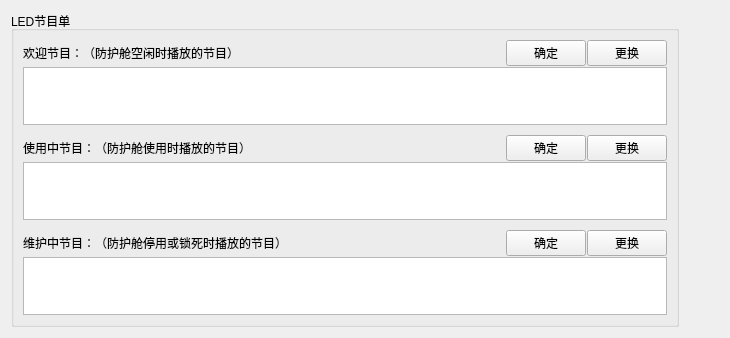
        <widget class="QWidget" name="tabLedPara">
         <attribute name="title">
          <string>LED参数</string>
         </attribute>
         <layout class="QGridLayout" name="gridLayout_16">
          <item row="0" column="0">
           <widget class="QGroupBox" name="groupBox_2">
            <property name="title">
             <string>LED节目单</string>
            </property>
            <layout class="QGridLayout" name="gridLayout_17">
             <item row="0" column="0">
              <layout class="QVBoxLayout" name="verticalLayout_36">
               <property name="spacing">
                <number>10</number>
               </property>
               <item>
                <layout class="QVBoxLayout" name="verticalLayout_33">
                 <property name="spacing">
                  <number>1</number>
                 </property>
                 <item>
                  <layout class="QHBoxLayout" name="horizontalLayout_32">
                   <item>
                    <widget class="QLabel" name="label_31">
                     <property name="text">
                      <string>欢迎节目：（防护舱空闲时播放的节目）</string>
                     </property>
                    </widget>
                   </item>
                   <item>
                    <spacer name="horizontalSpacer_34">
                     <property name="orientation">
                      <enum>Qt::Horizontal</enum>
                     </property>
                     <property name="sizeHint" stdset="0">
                      <size>
                       <width>188</width>
                       <height>20</height>
                      </size>
                     </property>
                    </spacer>
                   </item>
                   <item>
                    <widget class="QPushButton" name="btnLed0Ok">
                     <property name="text">
                      <string>确定</string>
                     </property>
                    </widget>
                   </item>
                   <item>
                    <widget class="QPushButton" name="btnChange0">
                     <property name="text">
                      <string>更换</string>
                     </property>
                    </widget>
                   </item>
                  </layout>
                 </item>
                 <item>
                  <widget class="QTextEdit" name="txtBrowse0">
                   <property name="maximumSize">
                    <size>
                     <width>16777215</width>
                     <height>58</height>
                    </size>
                   </property>
                   <property name="readOnly">
                    <bool>true</bool>
                   </property>
                   <property name="html">
                    <string>&lt;!DOCTYPE HTML PUBLIC &quot;-//W3C//DTD HTML 4.0//EN&quot; &quot;http://www.w3.org/TR/REC-html40/strict.dtd&quot;&gt;
&lt;html&gt;&lt;head&gt;&lt;meta name=&quot;qrichtext&quot; content=&quot;1&quot; /&gt;&lt;style type=&quot;text/css&quot;&gt;
p, li { white-space: pre-wrap; }
&lt;/style&gt;&lt;/head&gt;&lt;body style=&quot; font-family:'微软雅黑'; font-size:10pt; font-weight:400; font-style:normal;&quot;&gt;
&lt;p style=&quot;-qt-paragraph-type:empty; margin-top:0px; margin-bottom:0px; margin-left:0px; margin-right:0px; -qt-block-indent:0; text-indent:0px; font-family:'SimSun'; font-size:9pt;&quot;&gt;&lt;br /&gt;&lt;/p&gt;&lt;/body&gt;&lt;/html&gt;</string>
                   </property>
                  </widget>
                 </item>
                </layout>
               </item>
               <item>
                <layout class="QVBoxLayout" name="verticalLayout_34">
                 <property name="spacing">
                  <number>1</number>
                 </property>
                 <item>
                  <layout class="QHBoxLayout" name="horizontalLayout_33">
                   <item>
                    <widget class="QLabel" name="label_32">
                     <property name="text">
                      <string>使用中节目：（防护舱使用时播放的节目）</string>
                     </property>
                    </widget>
                   </item>
                   <item>
                    <spacer name="horizontalSpacer_35">
                     <property name="orientation">
                      <enum>Qt::Horizontal</enum>
                     </property>
                     <property name="sizeHint" stdset="0">
                      <size>
                       <width>188</width>
                       <height>20</height>
                      </size>
                     </property>
                    </spacer>
                   </item>
                   <item>
                    <widget class="QPushButton" name="btnLed1Ok">
                     <property name="text">
                      <string>确定</string>
                     </property>
                    </widget>
                   </item>
                   <item>
                    <widget class="QPushButton" name="btnChange1">
                     <property name="text">
                      <string>更换</string>
                     </property>
                    </widget>
                   </item>
                  </layout>
                 </item>
                 <item>
                  <widget class="QTextBrowser" name="txtBrowse1">
                   <property name="minimumSize">
                    <size>
                     <width>644</width>
                     <height>0</height>
                    </size>
                   </property>
                   <property name="maximumSize">
                    <size>
                     <width>16777215</width>
                     <height>58</height>
                    </size>
                   </property>
                   <property name="html">
                    <string>&lt;!DOCTYPE HTML PUBLIC &quot;-//W3C//DTD HTML 4.0//EN&quot; &quot;http://www.w3.org/TR/REC-html40/strict.dtd&quot;&gt;
&lt;html&gt;&lt;head&gt;&lt;meta name=&quot;qrichtext&quot; content=&quot;1&quot; /&gt;&lt;style type=&quot;text/css&quot;&gt;
p, li { white-space: pre-wrap; }
&lt;/style&gt;&lt;/head&gt;&lt;body style=&quot; font-family:'微软雅黑'; font-size:10pt; font-weight:400; font-style:normal;&quot;&gt;
&lt;p style=&quot;-qt-paragraph-type:empty; margin-top:0px; margin-bottom:0px; margin-left:0px; margin-right:0px; -qt-block-indent:0; text-indent:0px; font-family:'SimSun'; font-size:9pt;&quot;&gt;&lt;br /&gt;&lt;/p&gt;&lt;/body&gt;&lt;/html&gt;</string>
                   </property>
                  </widget>
                 </item>
                </layout>
               </item>
               <item>
                <layout class="QVBoxLayout" name="verticalLayout_35">
                 <property name="spacing">
                  <number>1</number>
                 </property>
                 <item>
                  <layout class="QHBoxLayout" name="horizontalLayout_34">
                   <item>
                    <widget class="QLabel" name="label_33">
                     <property name="text">
                      <string>维护中节目：（防护舱停用或锁死时播放的节目）</string>
                     </property>
                    </widget>
                   </item>
                   <item>
                    <spacer name="horizontalSpacer_36">
                     <property name="orientation">
                      <enum>Qt::Horizontal</enum>
                     </property>
                     <property name="sizeHint" stdset="0">
                      <size>
                       <width>188</width>
                       <height>20</height>
                      </size>
                     </property>
                    </spacer>
                   </item>
                   <item>
                    <widget class="QPushButton" name="btnLed2Ok">
                     <property name="text">
                      <string>确定</string>
                     </property>
                    </widget>
                   </item>
                   <item>
                    <widget class="QPushButton" name="btnChange2">
                     <property name="text">
                      <string>更换</string>
                     </property>
                    </widget>
                   </item>
                  </layout>
                 </item>
                 <item>
                  <widget class="QTextBrowser" name="txtBrowse2">
                   <property name="maximumSize">
                    <size>
                     <width>16777215</width>
                     <height>58</height>
                    </size>
                   </property>
                   <property name="html">
                    <string>&lt;!DOCTYPE HTML PUBLIC &quot;-//W3C//DTD HTML 4.0//EN&quot; &quot;http://www.w3.org/TR/REC-html40/strict.dtd&quot;&gt;
&lt;html&gt;&lt;head&gt;&lt;meta name=&quot;qrichtext&quot; content=&quot;1&quot; /&gt;&lt;style type=&quot;text/css&quot;&gt;
p, li { white-space: pre-wrap; }
&lt;/style&gt;&lt;/head&gt;&lt;body style=&quot; font-family:'微软雅黑'; font-size:10pt; font-weight:400; font-style:normal;&quot;&gt;
&lt;p style=&quot;-qt-paragraph-type:empty; margin-top:0px; margin-bottom:0px; margin-left:0px; margin-right:0px; -qt-block-indent:0; text-indent:0px; font-family:'SimSun'; font-size:9pt;&quot;&gt;&lt;br /&gt;&lt;/p&gt;&lt;/body&gt;&lt;/html&gt;</string>
                   </property>
                  </widget>
                 </item>
                </layout>
               </item>
              </layout>
             </item>
            </layout>
           </widget>
          </item>
          <item row="0" column="1">
           <spacer name="horizontalSpacer_37">
            <property name="orientation">
             <enum>Qt::Horizontal</enum>
            </property>
            <property name="sizeHint" stdset="0">
             <size>
              <width>40</width>
              <height>20</height>
             </size>
            </property>
           </spacer>
          </item>
         </layout>
        </widget>
